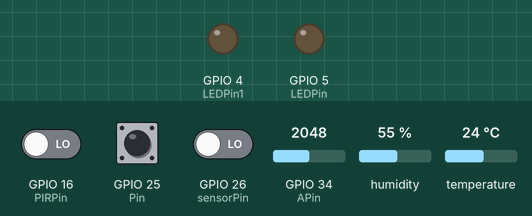
Recording of a sketch running on a simulated ESP32. Shown: output pins drawn as LEDs (lit = HIGH). The test bench sets the inputs (shaded band); at power-on: GPIO 16 (PIRPin) LOW, GPIO 34 (APin) = 2048, GPIO 25 (Pin) HIGH, GPIO 26 (sensorPin) LOW, humidity 55 %, temperature 24 °C. WiFi joins after 1.5 s; servers stay silent unless stated; what the sketch prints to the serial monitor is not drawn.

Above: at 2.9 s.
3.0 s: GPIO 16 (PIRPin) driven HIGH
At 3.8 s:
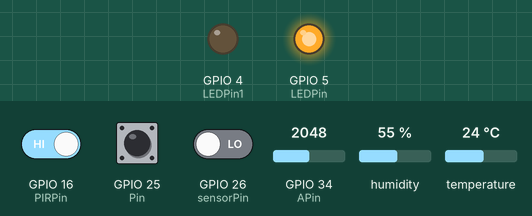
6.0 s: GPIO 34 (APin) set to 746
7.5 s: GPIO 34 (APin) set to 665
At 8.5 s:
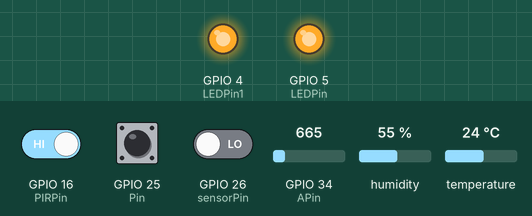
9.1 s: GPIO 16 (PIRPin) driven LOW
At 9.7 s:
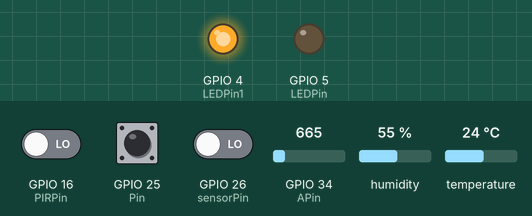
Timing chart, 0 to 12.1 s (numbered marks = the images above; inputs shaded):
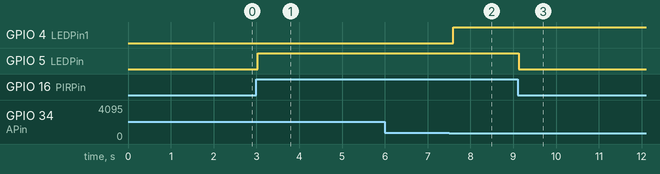

The sketch:

programaGeneral.ino
```cpp
/*
   Programa que se conecta a la wifi especificada para transmitir datos a M5
   Obtiene los datos de altura y peso (simulado)
   Los almacena en un json que convierte posteriormente a texto
   Envia los datos en formato texto por UDP al M5

   Implementado: Wifi, UDP, formato JSON, recopila datos del sensor.

   TO DO:
*/

#include <M5Stack.h>
#include "WiFi.h"
#include "AsyncUDP.h"
#include <ArduinoJson.h>
#include "sensorMagnetico.h"
#include "sensorMovimiento.h"
#include "sensorLlama.h"
#include "DHT.h"
#include "sensorHumTemp.h"
#include "sensorLDR.h"
AsyncUDP udp;
StaticJsonBuffer<500> jsonBuffer;                 //tamaño maximo de los datos
JsonObject& envio = jsonBuffer.createObject();

const char * ssid = "Grupo1";
const char * password = "123456789";

void setup() {

  Serial.begin(115200);
  Serial.println("Inicializando...");
  configuracionPuerta(envio);
  configuracionSensorMovimiento();
LlamaSetup();
confHumTemp();
iniciarLDR();
//--------------CONEXION WIFI----------------
WiFi.mode(WIFI_STA);
    WiFi.begin(ssid, password);
    while (WiFi.status() != WL_CONNECTED) {
      delay(500);
      Serial.print(".");
    }
    Serial.println(" CONNECTED");

        if (udp.listen(1234)) {
          Serial.print("UDP Listening on IP: ");
          Serial.println(WiFi.localIP());

          udp.onPacket([](AsyncUDPPacket packet) {
            Serial.write(packet.data(), packet.length());
            Serial.println();
          });
        }

}
bool enviar=false;
void loop() {
  char texto[500];


  // Si no se usasen variables globales
  /*int PinMag = 5;  //Pin del sensor magnético
  int PinMov = 16; //Pin delsensor de movimiento
  int PinLedMov = 5; //Pin del led del circuito del sensor de movimiento*/

  //---------------PUERTA---------------
   enviar=lecturaPuerta(envio, texto);
   if(enviar==true){
    Serial.println(texto);
  udp.broadcastTo(texto, 1234); //se envía por el puerto 1234 el JSON como texto
 }


  //--------------MOVIMIENTO------------
 enviar=lecturaMovimiento(envio, texto);
   if(enviar==true){
    Serial.println(texto);
  udp.broadcastTo(texto, 1234); //se envía por el puerto 1234 el JSON como texto
 }
 //-------------------INCENDIO------------------
  enviar=medirFuego(envio, texto);
     if(enviar==true){
    Serial.println(texto);
  udp.broadcastTo(texto, 1234); //se envía por el puerto 1234 el JSON como texto
 }
      enviar= calcularHumTemp(envio, texto);
       if(enviar==true){
    Serial.println(texto);
  udp.broadcastTo(texto, 1234); //se envía por el puerto 1234 el JSON como texto
 }
     enviar=calcularLuminosidad(envio, texto);
       if(enviar==true){
    Serial.println(texto);
  udp.broadcastTo(texto, 1234); //se envía por el puerto 1234 el JSON como texto
 }


  delay(100);

}
```

sensorHumTemp.h
```cpp
// Uncomment whatever type you're using!
#define DHTTYPE DHT11   // DHT 11
//#define DHTTYPE DHT22   // DHT 22  (AM2302), AM2321
//#define DHTTYPE DHT21   // DHT 21 (AM2301)

// Connect pin 1 (on the left) of the sensor to +5V
// NOTE: If using a board with 3.3V logic like an Arduino Due connect pin 1
// to 3.3V instead of 5V!
// Connect pin 2 of the sensor to whatever your DHTPIN is
// Connect pin 4 (on the right) of the sensor to GROUND
// Connect a 10K resistor from pin 2 (data) to pin 1 (power) of the sensor

const int DHTPin = 19;     // what digital pin we're connected to

DHT dht(DHTPin, DHTTYPE);

void confHumTemp() {


   dht.begin();
}
 float auxT = 0;
 float auxH =0;
bool calcularHumTemp(JsonObject& envio, char ( &texto )[500]) {
   // Wait a few seconds between measurements.


   // Reading temperature or humidity takes about 250 milliseconds!
   float h = dht.readHumidity();
   float t = dht.readTemperature();
 if(auxT != t || auxH != h){
   if (isnan(h) || isnan(t)) {
      Serial.println("Failed to read from DHT sensor!");
      return false;
   }
 auxT=t;
 auxH=h;

   envio["Temperatura"] = t;
   envio["Humedad"] = h;
    envio.printTo(texto);
    Serial.print("Enviando: ");
    //Serial.println(texto);
      return true;
        //udp.broadcastTo(texto, 1234); //se envía por el puerto 1234 el JSON como texto
        //delay(200);
 }
 return false;
}
```

sensorLDR.h
```cpp
const long A = 1000;     //Resistencia en oscuridad en KΩ
const int B = 15;        //Resistencia a la luz (10 Lux) en KΩ
const int Rc = 10;       //Resistencia calibracion en KΩ
const int LEDPin1 = 4;   //Pin del LED
 const int APin=34;
int V;
int ilum;
 bool aux=false;
 bool sePuedeEncender= false;
void iniciarLDR()
{
  pinMode(LEDPin1, OUTPUT);

}

bool calcularLuminosidad(JsonObject& envio, char ( &texto )[500])
{
   V = analogRead(APin);

   //ilum = ((long)(1024-V)*A*10)/((long)B*Rc*V);  //usar si LDR entre GND y A0

   ilum = -((long)V*A*10)/((long)B*Rc*(1024-V));    //usar si LDR entre A0 y Vcc (como en el esquema anterior)
   if(ilum<0){
    ilum=-ilum;
    }

 if(aux){
  if(ilum <= 140){
    digitalWrite(LEDPin1, HIGH);
    envio["Luces"] = "s";
     envio.printTo(texto);
    Serial.print("Enviando: ");
   // Serial.println(texto);
     // Serial.print(ilum);
        //udp.broadcastTo(texto, 1234); //se envía por el puerto 1234 el JSON como texto
        //delay(200);
    aux=false;
    sePuedeEncender = true;
    return true;
    }
  }else{
      if(ilum > 140){
   digitalWrite(LEDPin1, LOW);
    envio["Luces"] = "n";
     envio.printTo(texto);
    Serial.print("Enviando: ");
   // Serial.println(texto);

        //udp.broadcastTo(texto, 1234); //se envía por el puerto 1234 el JSON como texto
        //delay(100);
    aux=true;
    sePuedeEncender = false;
    return true;
    }
  }
  return false;
}
```

sensorLlama.h
```cpp
const int sensorPin = 26;
 bool fuego = false;

void LlamaSetup()
{

   pinMode(sensorPin, INPUT);
}

bool medirFuego(JsonObject& envio, char ( &texto )[500])
{
   if (fuego) {
    if (digitalRead(sensorPin) == HIGH) {
      delay(1000);

    envio["Incendio"] = "n";
    envio.printTo(texto);         //paso del objeto "envio" a texto para transmitirlo
    Serial.print("Enviando: ");
    //Serial.println(texto);

        fuego = false;
        //udp.broadcastTo(texto, 1234); //se envía por el puerto 1234 el JSON como texto
        delay(200);
       return true;

    }

  } else {
    if (digitalRead(sensorPin) == LOW) {
      delay(1000);

    envio["Incendio"] = "s";
    envio.printTo(texto);
    Serial.print("Enviando: ");
    //Serial.println(texto);
       fuego = true;
        //udp.broadcastTo(texto, 1234); //se envía por el puerto 1234 el JSON como texto
        delay(200);

        return true;


    }
  }
  return false;
}
```

sensorMagnetico.h
```cpp
 //creación del objeto "envio"


//Constantes y variables globales
const int Pin = 25;
bool puertaAbierta = false;

void configuracionPuerta(JsonObject& envio) {
  // put your setup code here, to run once:

  pinMode(Pin, INPUT_PULLUP);
   char texto[1000];
   if (digitalRead(Pin) == LOW) {

     envio["Puerta"] = "Principal";
    envio["Estado"] = "n";
    envio.printTo(texto);         //paso del objeto "envio" a texto para transmitirlo
    Serial.print("Enviando: ");
    Serial.println(texto);

        puertaAbierta = false;
        //udp.broadcastTo(texto, 1234); //se envía por el puerto 1234 el JSON como texto
        delay(200);


    }else if(digitalRead(Pin) == HIGH){

     envio["Puerta"] = "Principal";
    envio["Estado"] = "s";
    envio.printTo(texto);
    Serial.print("Enviando: ");
    Serial.println(texto);
        puertaAbierta = true;
        //udp.broadcastTo(texto, 1234); //se envía por el puerto 1234 el JSON como texto
        delay(200);

      }
}

//PUERTA
bool lecturaPuerta(JsonObject& envio, char ( &texto )[500]){


  if (puertaAbierta) {
    if (digitalRead(Pin) == LOW) {
      delay(1000);
     envio["Puerta"] = "Principal";
    envio["Estado"] = "n";
    envio.printTo(texto);         //paso del objeto "envio" a texto para transmitirlo
    Serial.print("Enviando: ");
    //Serial.println(texto);

        puertaAbierta = false;
        //udp.broadcastTo(texto, 1234); //se envía por el puerto 1234 el JSON como texto
        delay(200);
       return true;

    }

  } else {
    if (digitalRead(Pin) == HIGH) {
      delay(1000);
     envio["Puerta"] = "Principal";
    envio["Estado"] = "s";
    envio.printTo(texto);
    Serial.print("Enviando: ");
    //Serial.println(texto);
        puertaAbierta = true;
        //udp.broadcastTo(texto, 1234); //se envía por el puerto 1234 el JSON como texto
        delay(200);


      return true;

    }
  }
  return false;
}//lecturaPuerta()
```

sensorMovimiento.h
```cpp
const int LEDPin = 5;        // pin para el LED
const int PIRPin = 16;         // pin de entrada (para PIR sensor)

int pirState = LOW;           // de inicio no hay movimiento
int val = 0;                  // estado del pin

 //creación del objeto "envio"

void configuracionSensorMovimiento()
{
   pinMode(LEDPin, OUTPUT);
   pinMode(PIRPin, INPUT);
}

bool lecturaMovimiento(JsonObject& envio, char (&texto)[500])
{

   val = digitalRead(PIRPin);

   if (val == HIGH)   //si está activado
   {
      digitalWrite(LEDPin, HIGH);  //LED ON
      if (pirState == LOW)  //si previamente estaba apagado
      {
         envio["Habitación"] = "Comedor";
        envio["EstadoM"] = "s";
        envio.printTo(texto);         //paso del objeto "envio" a texto para transmitirlo
        //udp.broadcastTo(texto, 1234); //se envía por el puerto 1234 el JSON como texto
        Serial.print("Enviando: ");
       // Serial.println(texto);
        pirState = HIGH; //Hay alguien
      return true;
      }
   }
   else   //si esta desactivado
   {
      digitalWrite(LEDPin, LOW); // LED OFF
      if (pirState == HIGH)  //si previamente estaba encendido
      {
        envio["Habitación"] = "Comedor";
        envio["EstadoM"] = "n";
        envio.printTo(texto);         //paso del objeto "envio" a texto para transmitirlo
        //udp.broadcastTo(texto, 1234); //se envía por el puerto 1234 el JSON como texto
        Serial.print("Enviando: ");
       // Serial.println(texto);
        pirState = LOW; //No hay nadie
       return true;
      }
   }
   return false;
}
```

Measured:
- the behaviour switches between 696 and 695 on GPIO 34 (APin) (found by bisection; images 1 and 2)
- after the input at 3.0 s, GPIO 5 (LEDPin): LOW → HIGH at once
- after the input at 6.0 s, every drawn part: stays the same
- after the input at 7.5 s, GPIO 4 (LEDPin1): LOW → HIGH after 0.10 s
- after the input at 9.1 s, GPIO 5 (LEDPin): HIGH → LOW at once
